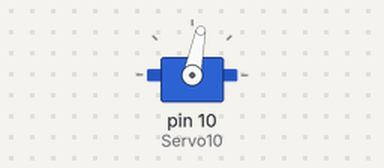
Simulated run of this sketch. Board: Arduino Uno, built with avr-gcc and run on an emulated ATmega328P. On the bench: servo.

Above: at 0.1 s.
Timing chart, 0 to 40.0 s (numbered marks = the images above):
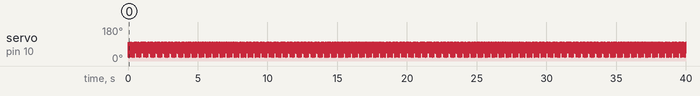

The sketch:

servo_check.ino
```cpp
#include <Servo.h>
// Declare the Servo pin
int pos10=0;

// Create a servo object
Servo Servo10;
void setup() {
   // We need to attach the servo to the used pin number
   Servo10.attach(10);
}
void loop(){
   for(pos10=0;pos10<100;pos10++){
      Servo10.write(pos10);

    }

}
```
